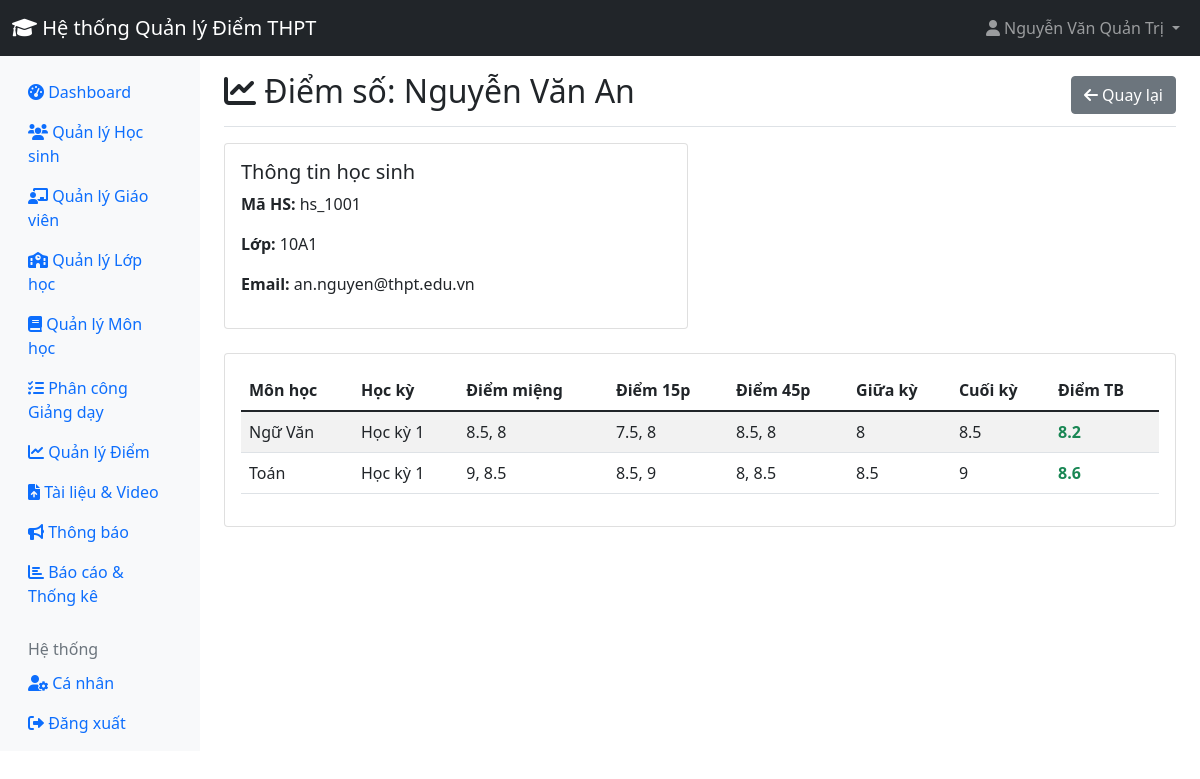
The page /admin/student_scores.php?id=9 (signed in) on the database as committed earlier.
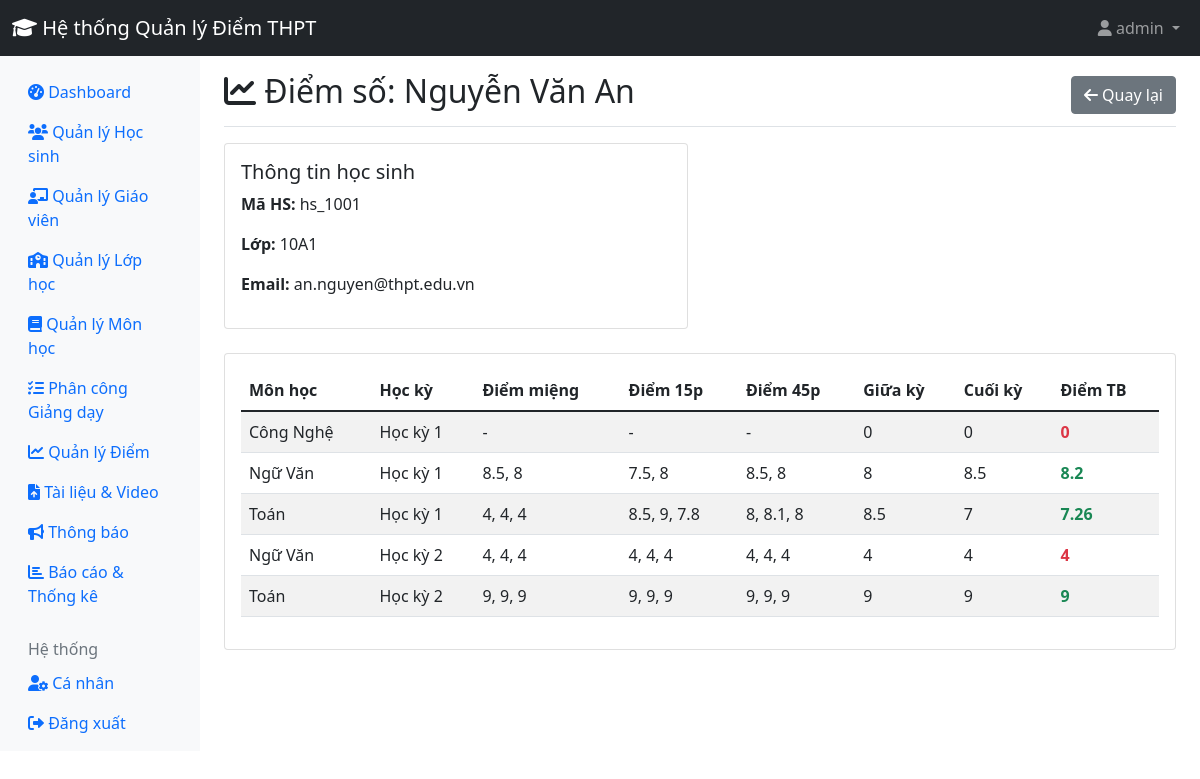
The same page on the database as committed later.
### tables this page shows
CREATE TABLE `scores` (
  `id` int(11) NOT NULL,
  `student_id` int(11) NOT NULL,
  `subject_id` int(11) NOT NULL,
  `class_id` int(11) NOT NULL,
  `teacher_id` int(11) NOT NULL,
  `semester` int(11) NOT NULL,
  `school_year` varchar(20) NOT NULL,
  `oral_1` float DEFAULT NULL,
  `oral_2` float DEFAULT NULL,
  `oral_3` float DEFAULT NULL,
  `fifteen_min_1` float DEFAULT NULL,
  `fifteen_min_2` float DEFAULT NULL,
  `fifteen_min_3` float DEFAULT NULL,
  `forty_five_min_1` float DEFAULT NULL,
  `forty_five_min_2` float DEFAULT NULL,
  `forty_five_min_3` float DEFAULT NULL,
  `mid_term` float DEFAULT NULL,
  `final_term` float DEFAULT NULL,
  `average` float DEFAULT NULL,
  `score_entry_deadline` date DEFAULT NULL,
  `is_locked` tinyint(1) DEFAULT 0,
  `last_modified` timestamp NOT NULL DEFAULT current_timestamp() ON UPDATE current_timestamp()
);

CREATE TABLE `subjects` (
  `id` int(11) NOT NULL,
  `subject_name` varchar(100) NOT NULL,
  `subject_code` varchar(20) NOT NULL
);

### admin/student_scores.php (the view, shortened to what this page needs)
<?php
require_once '../includes/config.php';
$student_id = $_GET['id'];
$stmt = $pdo->prepare("
    SELECT u.*, c.class_name
    FROM users u
    LEFT JOIN class_students cs ON u.id = cs.student_id
    LEFT JOIN classes c ON cs.class_id = c.id
    WHERE u.id = ? AND u.role = 'student'
");
$stmt->execute([$student_id]);
$student = $stmt->fetch();
$stmt = $pdo->prepare("
    SELECT s.*, sj.subject_name, c.class_name
    FROM scores s
    JOIN subjects sj ON s.subject_id = sj.id
    JOIN classes c ON s.class_id = c.id
    WHERE s.student_id = ?
    ORDER BY s.semester, sj.subject_name
");
$stmt->execute([$student_id]);
$scores = $stmt->fetchAll();
?>
<!DOCTYPE html>
<html lang="vi">
<head>
    <link href="https://cdn.jsdelivr.net/npm/bootstrap@5.1.3/dist/css/bootstrap.min.css" rel="stylesheet">
    <link href="https://cdnjs.cloudflare.com/ajax/libs/font-awesome/6.0.0/css/all.min.css" rel="stylesheet">
</head>
<body>
    <?php include '../includes/header.php'; ?>
    <div class="container-fluid">
        <div class="row">
            <?php include 'sidebar.php'; ?>
            <main class="col-md-9 ms-sm-auto col-lg-10 px-md-4">
                <div class="d-flex justify-content-between flex-wrap flex-md-nowrap align-items-center pt-3 pb-2 mb-3 border-bottom">
                    <h1 class="h2">
                        <i class="fas fa-chart-line"></i> Điểm số: <?php echo htmlspecialchars($student['full_name']); ?>
                    </h1>
                    <a href="students.php" class="btn btn-secondary">
                        <i class="fas fa-arrow-left"></i> Quay lại
                    </a>
                </div>
                <div class="row mb-4">
                    <div class="col-md-6">
                        <div class="card">
                            <div class="card-body">
                                <h5 class="card-title">Thông tin học sinh</h5>
                                <p><strong>Mã HS:</strong> <?php echo htmlspecialchars($student['username']); ?></p>
                                <p><strong>Lớp:</strong> <?php echo htmlspecialchars($student['class_name'] ?? 'Chưa xếp lớp'); ?></p>
                                <p><strong>Email:</strong> <?php echo htmlspecialchars($student['email']); ?></p>
                            </div>
                        </div>
                    </div>
                </div>
                <div class="card">
                    <div class="card-body">
                        <?php if ($scores): ?>
                            <div class="table-responsive">
                                <table class="table table-striped">
                                    <thead>
                                        <tr>
                                            <th>Môn học</th>
                                            <th>Học kỳ</th>
                                            <th>Điểm miệng</th>
                                            <th>Điểm 15p</th>
                                            <th>Điểm 45p</th>
                                            <th>Giữa kỳ</th>
                                            <th>Cuối kỳ</th>
                                            <th>Điểm TB</th>
                                        </tr>
                                    </thead>
                                    <tbody>
                                        <?php foreach ($scores as $score): ?>
                                        <tr>
                                            <td><?php echo htmlspecialchars($score['subject_name']); ?></td>
                                            <td>Học kỳ <?php echo htmlspecialchars($score['semester']); ?></td>
                                            <td>
                                                <?php
                                                $oral_scores = array_filter([$score['oral_1'], $score['oral_2'], $score['oral_3']]);
                                                echo $oral_scores ? implode(', ', $oral_scores) : '-';
                                                ?>
                                            </td>
                                            <td>
                                                <?php
                                                $fifteen_scores = array_filter([$score['fifteen_min_1'], $score['fifteen_min_2'], $score['fifteen_min_3']]);
                                                echo $fifteen_scores ? implode(', ', $fifteen_scores) : '-';
                                                ?>
                                            </td>
                                            <td>
                                                <?php
                                                $forty_five_scores = array_filter([$score['forty_five_min_1'], $score['forty_five_min_2'], $score['forty_five_min_3']]);
                                                echo $forty_five_scores ? implode(', ', $forty_five_scores) : '-';
                                                ?>
                                            </td>
                                            <td><?php echo $score['mid_term'] ?? '-'; ?></td>
                                            <td><?php echo $score['final_term'] ?? '-'; ?></td>
                                            <td>
                                                <strong class="<?php echo $score['average'] >= 5 ? 'text-success' : 'text-danger'; ?>">
                                                    <?php echo $score['average'] ?? 'Chưa có'; ?>
                                                </strong>
                                            </td>
                                        </tr>
                                        <?php endforeach; ?>
                                    </tbody>
                                </table>
                            </div>
                        <?php endif; ?>
                    </div>
                </div>
            </main>
        </div>
    </div>
</body>
</html>

### includes/header.php (shortened to what this page needs)
<nav class="navbar navbar-expand-lg navbar-dark bg-dark">
    <div class="container-fluid">
        <a class="navbar-brand" href="../index.php">
            <i class="fas fa-graduation-cap"></i> <?php echo SITE_NAME; ?>
        </a>
            <ul class="navbar-nav">
                <?php if (isset($_SESSION['user_id'])): ?>
                    <li class="nav-item dropdown">
                        <a class="nav-link dropdown-toggle" href="#" id="navbarDropdown" role="button" data-bs-toggle="dropdown">
                            <i class="fas fa-user"></i> <?php echo htmlspecialchars($_SESSION['full_name']); ?>
                        </a>
                    </li>
                <?php else: ?>
                    <li class="nav-item">
                        <a class="nav-link" href="../login.php"><i class="fas fa-sign-in-alt"></i> Đăng nhập</a>
                    </li>
                <?php endif; ?>
            </ul>
        </div>
</nav>

### admin/sidebar.php
<nav id="sidebar" class="col-md-3 col-lg-2 d-md-block bg-light sidebar collapse">
    <div class="position-sticky pt-3">
        <ul class="nav flex-column">
            <li class="nav-item">
                <a class="nav-link <?php echo basename($_SERVER['PHP_SELF']) == 'dashboard.php' ? 'active' : ''; ?>" href="dashboard.php">
                    <i class="fas fa-tachometer-alt"></i>
                    Dashboard
                </a>
            </li>
            <li class="nav-item">
                <a class="nav-link <?php echo basename($_SERVER['PHP_SELF']) == 'students.php' ? 'active' : ''; ?>" href="students.php">
                    <i class="fas fa-users"></i>
                    Quản lý Học sinh
                </a>
            </li>
            <li class="nav-item">
                <a class="nav-link <?php echo basename($_SERVER['PHP_SELF']) == 'teachers.php' ? 'active' : ''; ?>" href="teachers.php">
                    <i class="fas fa-chalkboard-teacher"></i>
                    Quản lý Giáo viên
                </a>
            </li>
            <li class="nav-item">
                <a class="nav-link <?php echo basename($_SERVER['PHP_SELF']) == 'classes.php' ? 'active' : ''; ?>" href="classes.php">
                    <i class="fas fa-school"></i>
                    Quản lý Lớp học
                </a>
            </li>
            <li class="nav-item">
                <a class="nav-link <?php echo basename($_SERVER['PHP_SELF']) == 'subjects.php' ? 'active' : ''; ?>" href="subjects.php">
                    <i class="fas fa-book"></i>
                    Quản lý Môn học
                </a>
            </li>
            <li class="nav-item">
                <a class="nav-link <?php echo basename($_SERVER['PHP_SELF']) == 'assignments.php' ? 'active' : ''; ?>" href="assignments.php">
                    <i class="fas fa-tasks"></i>
                    Phân công Giảng dạy
                </a>
            </li>
            <li class="nav-item">
                <a class="nav-link <?php echo basename($_SERVER['PHP_SELF']) == 'scores.php' ? 'active' : ''; ?>" href="scores.php">
                    <i class="fas fa-chart-line"></i>
                    Quản lý Điểm
                </a>
            </li>
            <li class="nav-item">
                <a class="nav-link <?php echo basename($_SERVER['PHP_SELF']) == 'materials.php' ? 'active' : ''; ?>" href="materials.php">
                    <i class="fas fa-file-upload"></i>
                    Tài liệu & Video
                </a>
            </li>
            <li class="nav-item">
                <a class="nav-link <?php echo basename($_SERVER['PHP_SELF']) == 'announcements.php' ? 'active' : ''; ?>" href="announcements.php">
                    <i class="fas fa-bullhorn"></i>
                    Thông báo
                </a>
            </li>
            <li class="nav-item">
                <a class="nav-link <?php echo basename($_SERVER['PHP_SELF']) == 'reports.php' ? 'active' : ''; ?>" href="reports.php">
                    <i class="fas fa-chart-bar"></i>
                    Báo cáo & Thống kê
                </a>
            </li>
        </ul>
        <h6 class="sidebar-heading d-flex justify-content-between align-items-center px-3 mt-4 mb-1 text-muted">
            <span>Hệ thống</span>
        </h6>
        <ul class="nav flex-column mb-2">
            <li class="nav-item">
                <a class="nav-link" href="../profile.php">
                    <i class="fas fa-user-cog"></i>
                    Cá nhân
                </a>
            </li>
            <li class="nav-item">
                <a class="nav-link" href="../logout.php">
                    <i class="fas fa-sign-out-alt"></i>
                    Đăng xuất
                </a>
            </li>
        </ul>
    </div>
</nav>

Rows that differ between the two databases and show on the page:
added scores: subject.subject_name "Công Nghệ", semester "1", mid_term "0", final_term "0", average "0"
changed scores (number 3 of 5 on the later page): oral_scores "9, 8.5" → "4, 4, 4"; fifteen_scores "8.5, 9" → "8.5, 9, 7.8"; forty_five_scores "8, 8.5" → "8, 8.1, 8"; final_term "9" → "7"; average "8.6" → "7.26"
added scores: subject.subject_name "Ngữ Văn", semester "2", oral_scores "4, 4, 4", fifteen_scores "4, 4, 4", forty_five_scores "4, 4, 4", mid_term "4", final_term "4", average "4"
added scores: subject.subject_name "Toán", semester "2", oral_scores "9, 9, 9", fifteen_scores "9, 9, 9", forty_five_scores "9, 9, 9", mid_term "9", final_term "9", average "9"
Other text that changed with them:
$_SESSION['full_name']: "Nguyễn Văn Quản Trị" → "admin"
